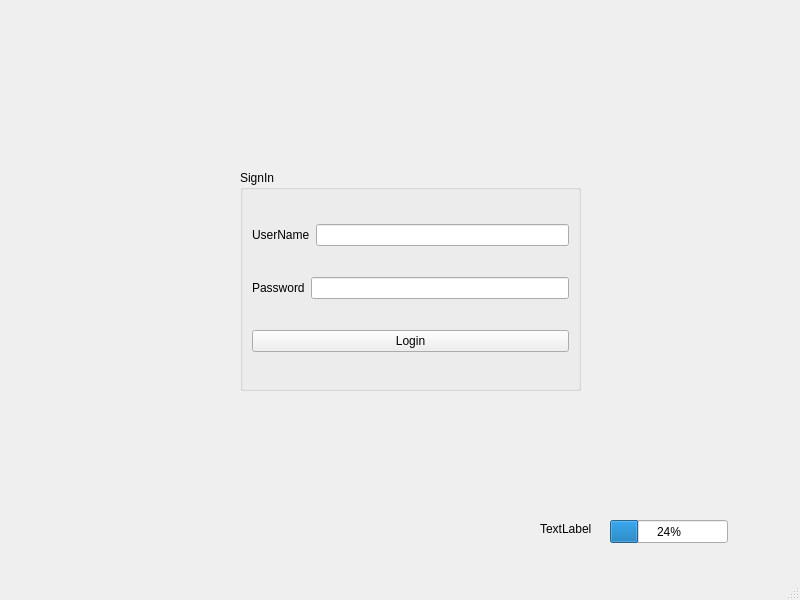
<?xml version="1.0" encoding="UTF-8"?>
<ui version="4.0">
 <class>MainWindow</class>
 <widget class="QMainWindow" name="MainWindow">
  <property name="geometry">
   <rect>
    <x>0</x>
    <y>0</y>
    <width>800</width>
    <height>600</height>
   </rect>
  </property>
  <property name="windowTitle">
   <string>MainWindow</string>
  </property>
  <widget class="QWidget" name="centralwidget">
   <widget class="QGroupBox" name="groupBox">
    <property name="geometry">
     <rect>
      <x>240</x>
      <y>170</y>
      <width>341</width>
      <height>221</height>
     </rect>
    </property>
    <property name="title">
     <string>SignIn</string>
    </property>
    <layout class="QVBoxLayout" name="verticalLayout">
     <item>
      <layout class="QHBoxLayout" name="horizontalLayout">
       <item>
        <widget class="QLabel" name="label">
         <property name="text">
          <string>UserName</string>
         </property>
        </widget>
       </item>
       <item>
        <widget class="QLineEdit" name="lineEdit_username"/>
       </item>
      </layout>
     </item>
     <item>
      <layout class="QHBoxLayout" name="horizontalLayout_2">
       <item>
        <widget class="QLabel" name="label_2">
         <property name="text">
          <string>Password</string>
         </property>
        </widget>
       </item>
       <item>
        <widget class="QLineEdit" name="lineEdit_passeord">
         <property name="echoMode">
          <enum>QLineEdit::Password</enum>
         </property>
        </widget>
       </item>
      </layout>
     </item>
     <item>
      <widget class="QPushButton" name="pushButton_login">
       <property name="text">
        <string>Login</string>
       </property>
      </widget>
     </item>
    </layout>
   </widget>
   <widget class="QLabel" name="label_pic">
    <property name="geometry">
     <rect>
      <x>70</x>
      <y>180</y>
      <width>141</width>
      <height>201</height>
     </rect>
    </property>
    <property name="text">
     <string/>
    </property>
   </widget>
   <widget class="QProgressBar" name="progressBar">
    <property name="geometry">
     <rect>
      <x>610</x>
      <y>520</y>
      <width>118</width>
      <height>23</height>
     </rect>
    </property>
    <property name="value">
     <number>24</number>
    </property>
   </widget>
   <widget class="QLabel" name="label_7">
    <property name="geometry">
     <rect>
      <x>540</x>
      <y>520</y>
      <width>58</width>
      <height>18</height>
     </rect>
    </property>
    <property name="text">
     <string>TextLabel</string>
    </property>
   </widget>
  </widget>
  <widget class="QMenuBar" name="menubar">
   <property name="geometry">
    <rect>
     <x>0</x>
     <y>0</y>
     <width>800</width>
     <height>30</height>
    </rect>
   </property>
  </widget>
  <widget class="QStatusBar" name="statusbar"/>
 </widget>
 <resources/>
 <connections/>
</ui>
